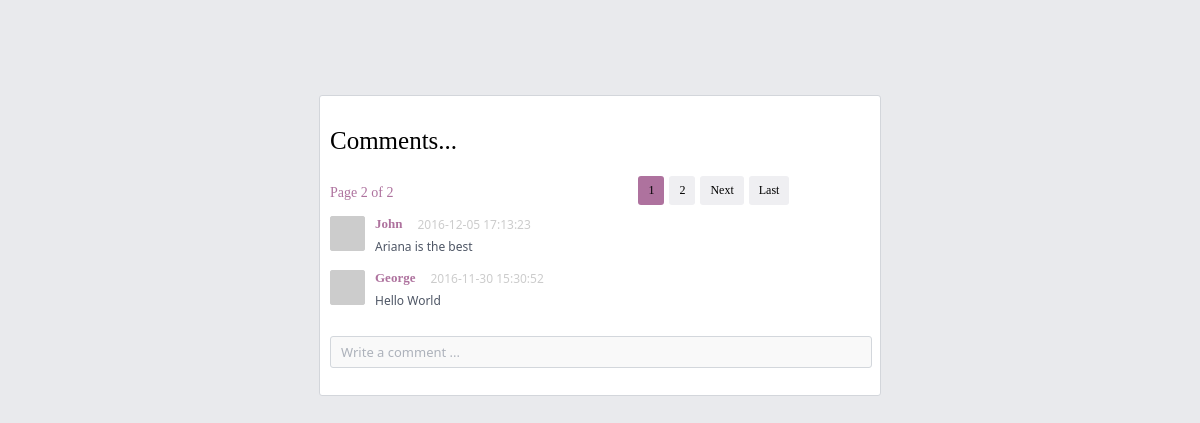
Screenshot of /?page=2 with the database file from the repository.
### tables this page shows
CREATE TABLE IF NOT EXISTS `comments` (
  `id` int(11) NOT NULL AUTO_INCREMENT,
  `name` varchar(40) NOT NULL,
  `email` varchar(60) NOT NULL,
  `comment` text NOT NULL,
  `id_post` int(11) NOT NULL,
  `date` timestamp NOT NULL DEFAULT CURRENT_TIMESTAMP,
  PRIMARY KEY (`id`)
);

### index.php (the view, shortened to what this page needs)
<!DOCTYPE html>
<html>
    <head>
        <link type="text/css" rel="stylesheet" href="css/style.css">
        <link type="text/css" rel="stylesheet" href="css/comstyle.css">
        <link href="pagination/css/pagination.css" rel="stylesheet" type="text/css" />
       <link href="pagination/css/A_green.css" rel="stylesheet" type="text/css" />
    </head>
  <body style="background-image:url(https://s-media-cache-ak0.pinimg.com/736x/1c/8e/a8/1c8ea8eb3613f89295e82e69f5c9bad5.jpg);">
    <br/><br/><br/><br/><br/>
<div class="cmt-container" >
    <h2>Comments...</h2>
    <?php
    include("pagination/function.php");
    $dbname = "table";
     $dbhost = "webpagesdb.it.auth.gr";
     $dbuser = "emitsopou";
     $dbpass = "emitsopou";
    $conn = new mysqli($dbhost, $dbuser, $dbpass, $dbname) or die("cannot connect");
    $page = (int) (!isset($_GET["page"]) ? 1 : $_GET["page"]);
    $limit = 10;
    $startpoint = ($page * $limit) - $limit;
    $statement = "comments order by date desc";
    $search_sql = "SELECT * FROM $statement Limit $startpoint, $limit";
    echo "<div id='pagingg' >";
    echo pagination($statement,$limit,$page);
    echo "</div>";
    $sql = mysqli_query($conn,$search_sql) ;
    if( $sql ){
    while($row=mysqli_fetch_array($sql)){
        $name = $row['name'];
        $email = $row['email'];
        $comment = $row['comment'];
        $date = $row['date'];
        $default = "mm";
        $size = 35;
        $grav_url = "http://www.gravatar.com/avatar/".md5(strtolower(trim($email)))."?d=".$default."&s=".$size;
    ?>
    <div class="cmt-cnt">
        <img src="<?php echo $grav_url; ?>" />
        <div class="thecom">
            <h5><?php echo $name; ?></h5><span data-utime="1371248446" class="com-dt"><?php echo $date; ?></span>
            <br/>
            <p>
                <?php echo $comment; ?>
            </p>
        </div>
    </div>
    <?php  } }?>
    <br/>
    <div class="new-com-bt">
        <span>Write a comment ...</span>
    </div>
<br/>
</div>
<br/><br/><br/><br/><br/>
</body>
</html>

### css/style.css (style rules this page uses)
body { background: url(../img/back.jpg); background-repeat: repeat; background: #e9eaed; font: 12px 'Segoe UI', 'Proxima Nova', 'Helvetica Neue', Helvetica, Arial, sans-serif; margin: 0; }

### css/comstyle.css (style rules this page uses)
.cmt-container h2 { font-size: 25px;font-weight:normal; font-style:normal;font-family:Georgia; }
.cmt-container { width: 540px; height: auto; min-height: 30px; padding: 10px; margin: 10px auto; background-color: #fff; border: #d3d6db 1px solid; -webkit-border-radius: 3px; -moz-border-radius: 3px; border-radius: 3px; }
.cmt-cnt { width: 100%; height: auto; min-height: 35px; padding: 5px 0; overflow: auto; }
.cmt-cnt img { width: 35px; height: 35px; float: left; margin-right: 10px; -webkit-border-radius: 3px; -moz-border-radius: 3px; border-radius: 3px; background-color: #ccc; }
.thecom { width: auto; height: auto; min-height: 35px; background-color: #fff; }
.thecom h5 { display: inline; float: left; font-family: tahoma; font-size: 13px; color: #ae729e; margin: 0 15px 0 0; }
.thecom .com-dt { display: inline; float: left; font-size: 12px; line-height: 18px; color: #ccc; }
.thecom p { width: auto; margin: 5px 5px 5px 45px; color: #4e5665; }
.new-com-bt { width: 100%; height: 30px; border: #d3d7dc 1px solid; -webkit-border-radius: 3px; -moz-border-radius: 3px; border-radius: 3px; background-color: #f9f9f9; color: #adb2bb; cursor: text; }
.new-com-bt span { display: inline; font-size: 13px; margin-left: 10px; line-height: 30px; }

### rows the page displays
comments: name "John", date "2016-12-05 17:13:23", comment "Ariana is the best"
comments: name "George", date "2016-11-30 15:30:52", comment "Hello World"

### other values shown
$page "2"
$lastpage "2"
